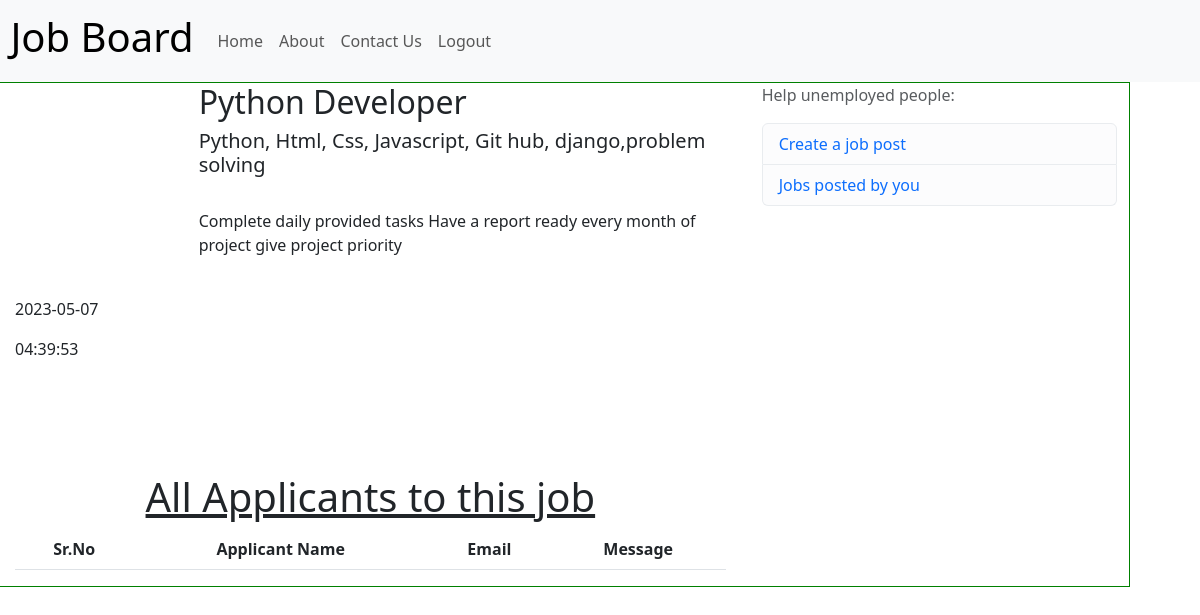
/r_see_all_applicants/5/, run on the app's committed database.
### login_page/models.py (models this page shows, shortened)
class Job(models.Model):
    recruiter_id = models.IntegerField(default=0)
    name = models.CharField(max_length=200, default="some string")
    skills = models.CharField(max_length=1000, default="some string")
    rep = models.CharField(max_length=1000, default="some string")
    date_posted = models.CharField(max_length=20, default="some string")
    time_posted = models.CharField(max_length=20, default="some string")

### login_page/views.py (the view)
# urls.py: path("r_see_all_applicants/<int:job_id>/", views.r_see_all_applicants, name="r_see_all_applicants"),
def r_see_all_applicants(request, job_id):
    applicants_to_show = JobsAppliedTo.objects.filter(job_id=int(job_id))
    job = Job.objects.filter(id=int(job_id))[0]
    print(type(job))
    alert = True
    context = {
        "job_id": job_id,
        "applicants_to_show": applicants_to_show,
        "alert": alert,
        "job": job,
    }
    return render(request, "login_page/r_see_all_applicants.html", context)

### login_page/Templates/login_page/r_see_all_applicants.html (shortened to what this page needs)
{% extends 'login_page/base.html' %}
{% block logout %}
<li class="nav-item active">
  <a class="nav-link" href="/">Logout</a>
</li>
{% endblock %}
{% block body %}
<main role="main" class="container" style="border:1px solid green; margin-top: 0px; margin-left: -10px; margin-right: -10px; margin-bottom: 0px;">
  <div class="row">
    <div class="col-md-8">
        <div class="wrapper">
            <div class="container-fluid">
              <div class="row content">
                <div class="col-sm-3 sidenav">
                    <br>
                </div>
                <div class="col-sm-9">
                  <h2>{{ job.name }}</h2>
                  <h5><span class="label label-danger">{{ job.skills }}</span></h5><br>
                  <p>{{ job.rep }}
                      <br><br>
                </div>
              </div>
            </div>
            <footer class="container-fluid">
                <p>{{ job.date_posted }}</p>
                <p>{{ job.time_posted }}</p>
            </footer>
        </div>
        <br><br><br>
        <div class="container mt-4">
            <h1 class="text-center"><u>All Applicants to this job</u></h1>
            <table class="table table-hover" id="example">
                <thead>
                    <tr class="text-center">
                        <th>Sr.No</th>
                        <th>Applicant Name</th>
                        <th>Email</th>
                        <th>Message</th>
                    </tr>
                </thead>
            </table>
        </div>
    </div>
    <div class="col-md-4">
      <div class="content-section">
        <p class='text-muted'>Help unemployed people:</p>
        <ul class="list-group">
          <li class="list-group-item list-group-item-light"><a href="../r_write_job/" style="text-decoration: none;">Create a job post</a></li>
          <li class="list-group-item list-group-item-light"><a href="../r_posted_jobs/" style="text-decoration: none;">Jobs posted by you</a></li>
        </ul>
      </div>
    </div>
  </div>
</main>
{% endblock %}

### data on the page
Job: name "Python Developer", skills "Python, Html, Css, Javascript, Git hub, django,problem solving", rep "Complete daily provided tasks Have a report ready every month of project give project priority", date_posted "2023-05-07", time_posted "04:39:53"
